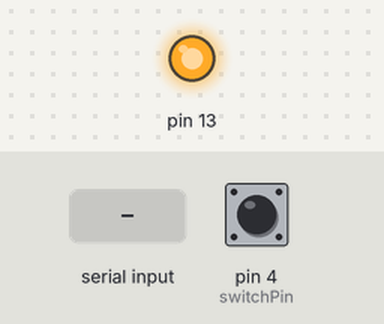
This sketch was run on a simulated Arduino Uno, built with avr-gcc and run on an emulated ATmega328P. On the bench: output pins drawn as LEDs (lit = HIGH). Dashed ring = blinking. Inputs (shaded band) come from the test bench; at power-on: pin 4 (switchPin) LOW. What the sketch prints to the serial monitor is not drawn.

Above: at 1.0 s.
1.1 s: "1" received over Serial
3.3 s: pin 4 (switchPin) pulled HIGH for 0.15 s
At 4.7 s:
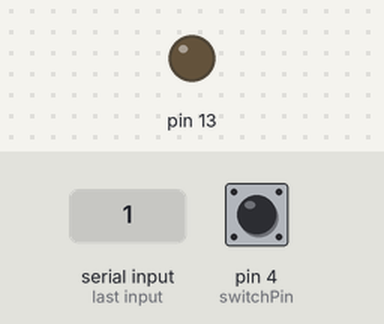
5.0 s: pin 4 (switchPin) pulled HIGH for 1 s
At 5.8 s:
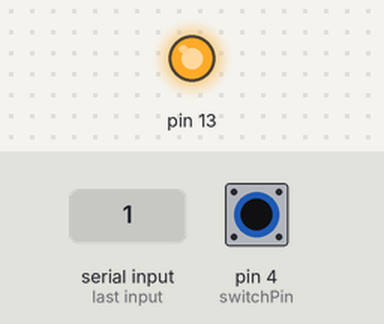
7.5 s: pin 4 (switchPin) pulled HIGH for 0.15 s
At 8.1 s:
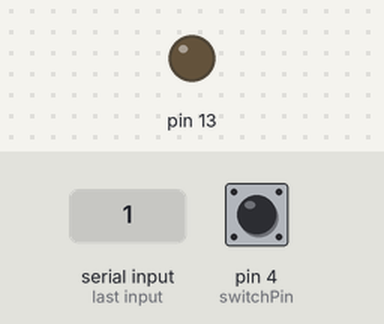
9.1 s: pin 4 (switchPin) pulsed HIGH 2 times (0.12 s each, 0.3 s apart)
At 9.35 s:
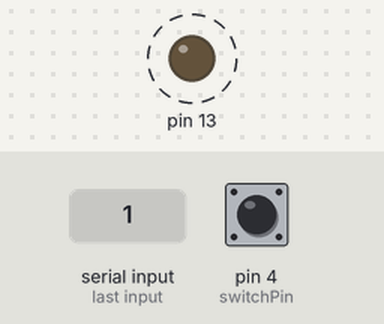
12.7 s: pin 4 (switchPin) driven HIGH
At 13.4 s:
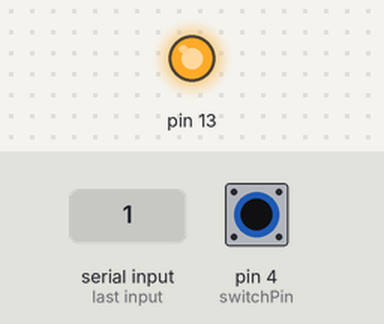
Timing chart, 0 to 15.7 s (numbered marks = the images above; inputs shaded):
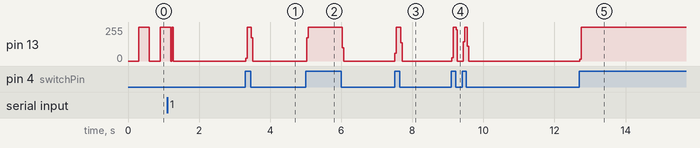

Measured:
- after the input at 3.3 s, pin 13: 0/255 → 255/255 at once, → 0/255 0.16 s later
- after the input at 5.0 s, pin 13: 0/255 → 255/255 at once, → 0/255 1.0 s later
- after the input at 7.5 s, pin 13: 0/255 → 255/255 at once, → 0/255 0.16 s later
- after the input at 9.1 s, pin 13: alternates 255/255 for 0.12 s and 0/255 for 0.20 s, 4 changes in all, then stays 0/255, starting at once
- after the input at 12.7 s, pin 13: 0/255 → 255/255 at once

The sketch:

BootsArduino.ino
```cpp
int switchPin = 4;                       // Switch connected to pin 4
static int state = 0;

void setup() {
  while(!Serial);
  Serial.begin(9600);                    // Start serial communication at 9600 bps
  pinMode(13, OUTPUT);
  pinMode(switchPin, INPUT);             // Set pin 0 as an input
  establishContact();
}

void establishContact(){
 while( Serial.available() <= 0){
   Serial.println('A');
   digitalWrite(13, state);
   state = !state;
   delay(300);
 }
}

void loop() {
  if(Serial.available() > 0){
     digitalWrite(13, state);
     state = !state;

    if (digitalRead(switchPin) == HIGH) {  // If switch is ON,
       Serial.write((byte)1);               // send 1 to Processing
       digitalWrite(13, HIGH);
    } else {                               // If the switch is not ON,
        Serial.write((byte)0);               // send 0 to Processing
        digitalWrite(13, LOW);
    }
  }
  delay(10);                            // Wait 100 milliseconds
}
```
